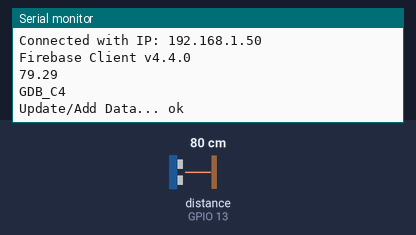
Simulated run of this sketch. Board: ESP32. On the bench: the last lines printed to the serial monitor. Wiring (inferred from the names in the program): ultrasonic range finder: trigger GPIO 12; echo GPIO 13. Inputs (shaded band) come from the test bench; at power-on: distance to the obstacle (sensor on GPIO 13) 80 cm. The echo pulse lasts 58.3 µs per cm; WiFi joins after 1.5 s; servers stay silent unless stated; network time is answered at once with the bench clock; the local clock reads 2024-03-15 10:24:30 at power-on unless the sketch sets it.

Above: at 2.7 s.
2.8 s: distance to the obstacle (sensor on GPIO 13) set to 2 cm
At 12.6 s:
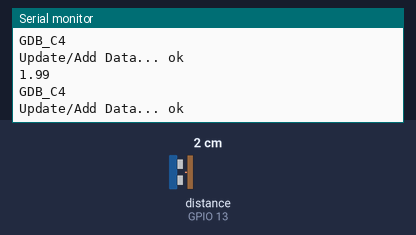
12.9 s: distance to the obstacle (sensor on GPIO 13) set to 4 cm
At 22.5 s:
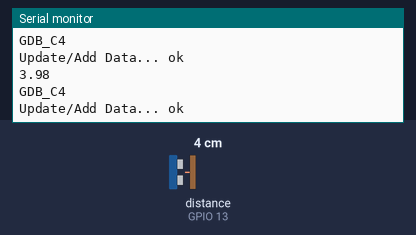

Measured:
- after the input at 2.8 s, the serial monitor: prints a new line after 8.9 s (image 1)
- after the input at 12.9 s, the serial monitor: prints a new line after 8.9 s (image 2)

The sketch:

arduino.ino
```cpp
// Include required libraries
#include <WiFi.h>
#include <Firebase_ESP_Client.h>
#include <addons/TokenHelper.h>
#include <NTPClient.h>
#include <WiFiUdp.h>

// Define WiFi credentials
#define WIFI_SSID "aditya"
#define WIFI_PASSWORD "aditya123"

#define SOUND_SPEED 0.034
const int trigPin = 12;
const int echoPin = 13;
long duration;
float distanceCm;

// Define Firebase API Key, Project ID, and user credentials
#define API_KEY "AIzaSyBXfYxo46NyfcMhGZjjOQ5JuNF8qKyvIzk"
#define FIREBASE_PROJECT_ID "samagam-hackathon"
#define USER_EMAIL "aditya@gmail.com"
#define USER_PASSWORD "1852005"

// Define Firebase Data object, Firebase authentication, and configuration
FirebaseData fbdo;
FirebaseAuth auth;
FirebaseConfig config;

// Define NTP Client to get time
WiFiUDP ntpUDP;
NTPClient timeClient(ntpUDP, "pool.ntp.org", 0, 60000); // Change '0' to your timezone's offset in seconds

void setup() {
  // Initialize serial communication for debugging
  Serial.begin(115200);

  pinMode(trigPin, OUTPUT); // Sets the trigPin as an Output
  pinMode(echoPin, INPUT); // Sets the echoPin as an Input

  // Connect to Wi-Fi
  WiFi.begin(WIFI_SSID, WIFI_PASSWORD);
  Serial.print("Connecting to Wi-Fi");
  while (WiFi.status() != WL_CONNECTED) {
    Serial.print(".");
    delay(300);
  }
  Serial.println();
  Serial.print("Connected with IP: ");
  Serial.println(WiFi.localIP());
  Serial.println();

  // Initialize a NTPClient to get time
  timeClient.begin();

  // Print Firebase client version
  Serial.printf("Firebase Client v%s\n\n", FIREBASE_CLIENT_VERSION);

  // Assign the API key
  config.api_key = API_KEY;

  // Assign the user sign-in credentials
  auth.user.email = USER_EMAIL;
  auth.user.password = USER_PASSWORD;

  // Assign the callback function for the long-running token generation task
  config.token_status_callback = tokenStatusCallback;  // see addons/TokenHelper.h

  // Begin Firebase with configuration and authentication
  Firebase.begin(&config, &auth);

  // Reconnect to Wi-Fi if necessary
  Firebase.reconnectWiFi(true);
}

void loop() {


  // Define the path to the Firestore document
  String documentPath="Esp32/GDB-C4";

  // Create a FirebaseJson object for storing data
  FirebaseJson content;

  // Update the NTP client to get the current time
  timeClient.update();

  // Get current time
  unsigned long epochTime = timeClient.getEpochTime();

  // Create timestamp string
  String timeStamp = String(epochTime);

  // Read distance from the sensor
  float dist = distance();
  String location = "GDB_C4"; // Dummy location data


  // Print distance, location, and time values
  Serial.println(dist);
  Serial.println(location);


  // Check if the values are valid (not NaN)
  if (!isnan(dist)) {
    // Set the fields in the FirebaseJson object
    content.set("fields/dist/stringValue", String(dist, 2));
    content.set("fields/location/stringValue", location);

    content.set("fields/timestamp/stringValue", timeStamp);

    Serial.print("Update/Add Data... ");

    // Use the patchDocument method to update the Firestore document
    if (Firebase.Firestore.patchDocument(&fbdo, FIREBASE_PROJECT_ID, "", documentPath.c_str(), content.raw(), "dist,location,timestamp")) {
      Serial.printf("ok\n%s\n\n", fbdo.payload().c_str());
    } else {
      Serial.println(fbdo.errorReason());
    }
  } else {
    Serial.println("Failed to read sensor data.");
  }

  // Delay before the next reading
  delay(10000);
}

float distance() {
  digitalWrite(trigPin, LOW);
  delayMicroseconds(2);
  // Sets the trigPin on HIGH state for 10 micro seconds
  digitalWrite(trigPin, HIGH);
  delayMicroseconds(10);
  digitalWrite(trigPin, LOW);

  // Reads the echoPin, returns the sound wave travel time in microseconds
  duration = pulseIn(echoPin, HIGH);

  // Calculate the distance
  distanceCm = duration * SOUND_SPEED/2;
  return distanceCm;
}
```
